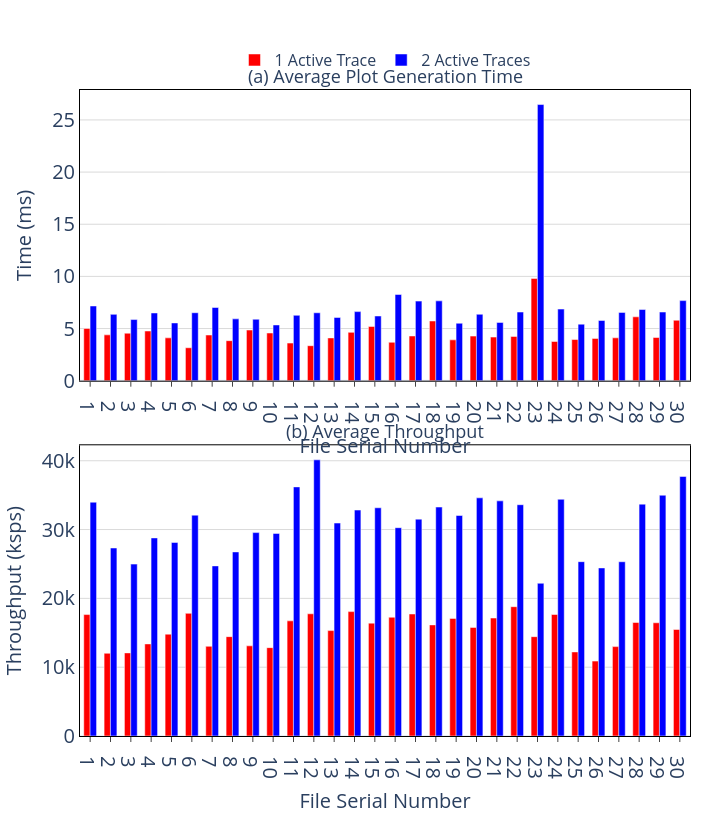

Here is the notebook cell this chart was saved with:
### Code cell
import pandas as pd
import plotly.graph_objects as go
from plotly.subplots import make_subplots

# =========================
# 1. Load the datasets
# =========================
file_trace1 = '/Users/shehjarsadhu/Desktop/UniversityOfRhodeIsland/Graduate/WBL/Project_MINDER/biosignalviz_others/eval_data/MIT_BIH_Stress_Noise/MIT_BIH_Stress_Noise_Trace1.csv'
file_trace2 = '/Users/shehjarsadhu/Desktop/UniversityOfRhodeIsland/Graduate/WBL/Project_MINDER/biosignalviz_others/eval_data/MIT_BIH_Stress_Noise/MIT_BIH_Stress_Noise_Trace2.csv'

df1 = pd.read_csv(file_trace1)
df2 = pd.read_csv(file_trace2)

# =========================
# 2. Combine & map serial numbers
# =========================
df_combined = pd.concat([df1, df2], ignore_index=True)

unique_files = sorted(df_combined['file_name'].unique())
file_map = {name: i+1 for i, name in enumerate(unique_files)}
df_combined['serial_number'] = df_combined['file_name'].map(file_map)

# =========================
# 3. Aggregate averages
# =========================
df_agg = (
    df_combined
    .groupby(['serial_number','active_trace_count'])
    [['plot_gen_time_ms','throughput_ksps']]
    .mean()
    .reset_index()
)

trace1 = df_agg[df_agg['active_trace_count']==1].sort_values('serial_number')
trace2 = df_agg[df_agg['active_trace_count']==2].sort_values('serial_number')

# =========================
# 4. Create Subplots
# =========================
fig = make_subplots(
    rows=2, cols=1,
    subplot_titles=[
        "(a) Average Plot Generation Time",
        "(b) Average Throughput"
    ],
    vertical_spacing=0.18
)

# =========================
# Publication-friendly colors
# (colorblind & grayscale safe)
# =========================
color_trace1 = "red"   # dark gray
color_trace2 = "blue"   # light gray

bar_width = 0.32  # thinner bars for clarity

# ---- Plot Generation Time ----
fig.add_trace(go.Bar(
    x=trace1['serial_number'],
    y=trace1['plot_gen_time_ms'],
    name='1 Active Trace',
    marker_color=color_trace1,
    width=bar_width
), row=1, col=1)

fig.add_trace(go.Bar(
    x=trace2['serial_number'],
    y=trace2['plot_gen_time_ms'],
    name='2 Active Traces',
    marker_color=color_trace2,
    width=bar_width
), row=1, col=1)

# ---- Throughput ----
fig.add_trace(go.Bar(
    x=trace1['serial_number'],
    y=trace1['throughput_ksps'],
    marker_color=color_trace1,
    width=bar_width,
    showlegend=False
), row=2, col=1)

fig.add_trace(go.Bar(
    x=trace2['serial_number'],
    y=trace2['throughput_ksps'],
    marker_color=color_trace2,
    width=bar_width,
    showlegend=False
), row=2, col=1)

# =========================
# 5. IEEE/ACM Layout Styling
# =========================
fig.update_layout(
    barmode='group',

    # spacing improvements
    bargap=0.38,        # space between file groups
    bargroupgap=0.10,   # space between bars inside group

    template="plotly_white",

    # ideal size for double column figures
    width=720,
    height=820,

    # clean legend placement
    legend=dict(
        orientation="h",
        yanchor="bottom",
        y=1.02,
        xanchor="center",
        x=0.5,
        font=dict(size=16)
    ),

    margin=dict(l=80, r=30, t=90, b=70)
)

# =========================
# 6. Axis Styling (publication clarity)
# =========================
axis_font = dict(size=20)

for row in [1,2]:
    fig.update_xaxes(
        title="File Serial Number",
        tickmode='linear',
        showline=True,
        linewidth=1,
        linecolor='black',
        mirror=True,
        ticks='outside',
        tickfont=axis_font,
        title_font=axis_font,
        row=row, col=1
    )

fig.update_yaxes(
    title="Time (ms)",
    showline=True,
    linewidth=1,
    linecolor='black',
    mirror=True,
    gridcolor='rgba(0,0,0,0.15)',
    tickfont=axis_font,
    title_font=axis_font,
    row=1, col=1
)

fig.update_yaxes(
    title="Throughput (ksps)",
    showline=True,
    linewidth=1,
    linecolor='black',
    mirror=True,
    gridcolor='rgba(0,0,0,0.15)',
    tickfont=axis_font,
    title_font=axis_font,
    row=2, col=1
)

# subplot title font
fig.update_annotations(font_size=18)

fig.show()

# =========================
# 7. (Optional) High-Resolution Export
# =========================
# Install kaleido first: pip install kaleido
# fig.write_image("figure7.pdf")   # vector (best for papers)
# fig.write_image("figure7.png", scale=3)

### Figure 1 — Plotly figure (JSON) as saved in the notebook; plotly's stock layout.template omitted (floating-point values rounded to 4 significant figures)
{"data": [{"marker": {"color": "red"}, "name": "1 Active Trace", "type": "bar", "width": 0.32, "x": [1, 2, 3, 4, 5, 6, 7, 8, 9, 10, 11, 12, 13, 14, 15, 16, 17, 18, 19, 20, 21, 22, 23, 24, 25, 26, 27, 28, 29, 30], "xaxis": "x", "y": [5.01, 4.394, 4.554, 4.764, 4.106, 3.158, 4.378, 3.838, 4.856, 4.572, 3.606, 3.356, 4.102, 4.634, 5.2, 3.682, 4.288, 5.724, 3.914, 4.276, 4.182, 4.242, 9.804, 3.76, 3.946, 4.052, 4.108, 6.124, 4.142, 5.796], "yaxis": "y"}, {"marker": {"color": "blue"}, "name": "2 Active Traces", "type": "bar", "width": 0.32, "x": [1, 2, 3, 4, 5, 6, 7, 8, 9, 10, 11, 12, 13, 14, 15, 16, 17, 18, 19, 20, 21, 22, 23, 24, 25, 26, 27, 28, 29, 30], "xaxis": "x", "y": [7.164, 6.36, 5.862, 6.494, 5.538, 6.516, 7.018, 5.928, 5.892, 5.346, 6.27, 6.512, 6.064, 6.624, 6.206, 8.266, 7.63, 7.654, 5.508, 6.368, 5.586, 6.582, 26.48, 6.866, 5.42, 5.774, 6.548, 6.824, 6.582, 7.678], "yaxis": "y"}, {"marker": {"color": "red"}, "showlegend": false, "type": "bar", "width": 0.32, "x": [1, 2, 3, 4, 5, 6, 7, 8, 9, 10, 11, 12, 13, 14, 15, 16, 17, 18, 19, 20, 21, 22, 23, 24, 25, 26, 27, 28, 29, 30], "xaxis": "x2", "y": [17650.0, 12020.0, 12080.0, 13380.0, 14800.0, 17830.0, 13040.0, 14440.0, 13100.0, 12840.0, 16730.0, 17760.0, 15320.0, 18080.0, 16400.0, 17260.0, 17730.0, 16150.0, 17090.0, 15780.0, 17140.0, 18790.0, 14430.0, 17660.0, 12220.0, 10880.0, 12990.0, 16490.0, 16450.0, 15480.0], "yaxis": "y2"}, {"marker": {"color": "blue"}, "showlegend": false, "type": "bar", "width": 0.32, "x": [1, 2, 3, 4, 5, 6, 7, 8, 9, 10, 11, 12, 13, 14, 15, 16, 17, 18, 19, 20, 21, 22, 23, 24, 25, 26, 27, 28, 29, 30], "xaxis": "x2", "y": [33980.0, 27320.0, 24980.0, 28780.0, 28130.0, 32090.0, 24720.0, 26750.0, 29560.0, 29440.0, 36200.0, 40130.0, 30940.0, 32830.0, 33170.0, 30270.0, 31520.0, 33270.0, 32040.0, 34610.0, 34170.0, 33610.0, 22190.0, 34400.0, 25330.0, 24420.0, 25320.0, 33700.0, 34990.0, 37720.0], "yaxis": "y2"}], "layout": {"annotations": [{"font": {"size": 18}, "showarrow": false, "text": "(a) Average Plot Generation Time", "x": 0.5, "xanchor": "center", "xref": "paper", "y": 1, "yanchor": "bottom", "yref": "paper"}, {"font": {"size": 18}, "showarrow": false, "text": "(b) Average Throughput", "x": 0.5, "xanchor": "center", "xref": "paper", "y": 0.45, "yanchor": "bottom", "yref": "paper"}], "bargap": 0.38, "bargroupgap": 0.1, "barmode": "group", "height": 820, "legend": {"font": {"size": 16}, "orientation": "h", "x": 0.5, "xanchor": "center", "y": 1.02, "yanchor": "bottom"}, "margin": {"b": 70, "l": 80, "r": 30, "t": 90}, "width": 720, "xaxis": {"anchor": "y", "domain": [0, 1], "linecolor": "black", "linewidth": 1, "mirror": true, "showline": true, "tickfont": {"size": 20}, "tickmode": "linear", "ticks": "outside", "title": {"font": {"size": 20}, "text": "File Serial Number"}}, "xaxis2": {"anchor": "y2", "domain": [0, 1], "linecolor": "black", "linewidth": 1, "mirror": true, "showline": true, "tickfont": {"size": 20}, "tickmode": "linear", "ticks": "outside", "title": {"font": {"size": 20}, "text": "File Serial Number"}}, "yaxis": {"anchor": "x", "domain": [0.55, 1], "gridcolor": "rgba(0,0,0,0.15)", "linecolor": "black", "linewidth": 1, "mirror": true, "showline": true, "tickfont": {"size": 20}, "title": {"font": {"size": 20}, "text": "Time (ms)"}}, "yaxis2": {"anchor": "x2", "domain": [0, 0.45], "gridcolor": "rgba(0,0,0,0.15)", "linecolor": "black", "linewidth": 1, "mirror": true, "showline": true, "tickfont": {"size": 20}, "title": {"font": {"size": 20}, "text": "Throughput (ksps)"}}}}
